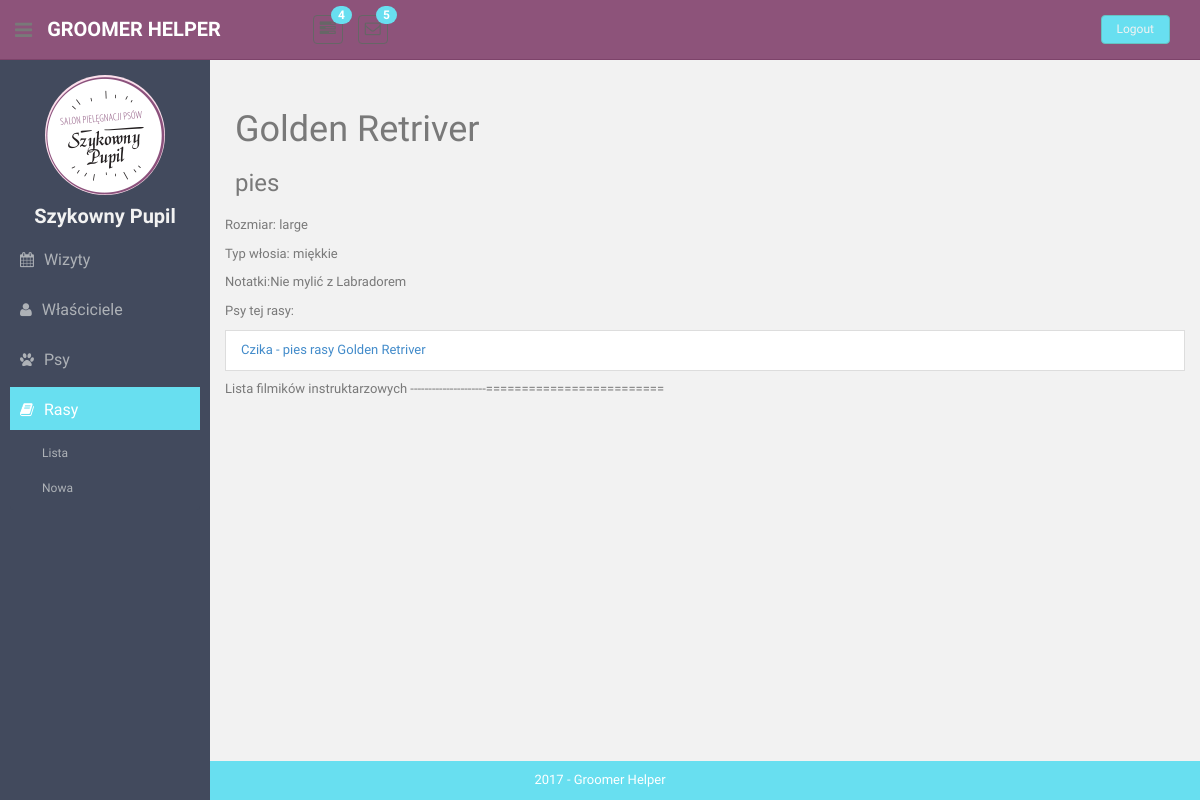
The page /breeds/2/ on the database as committed earlier.
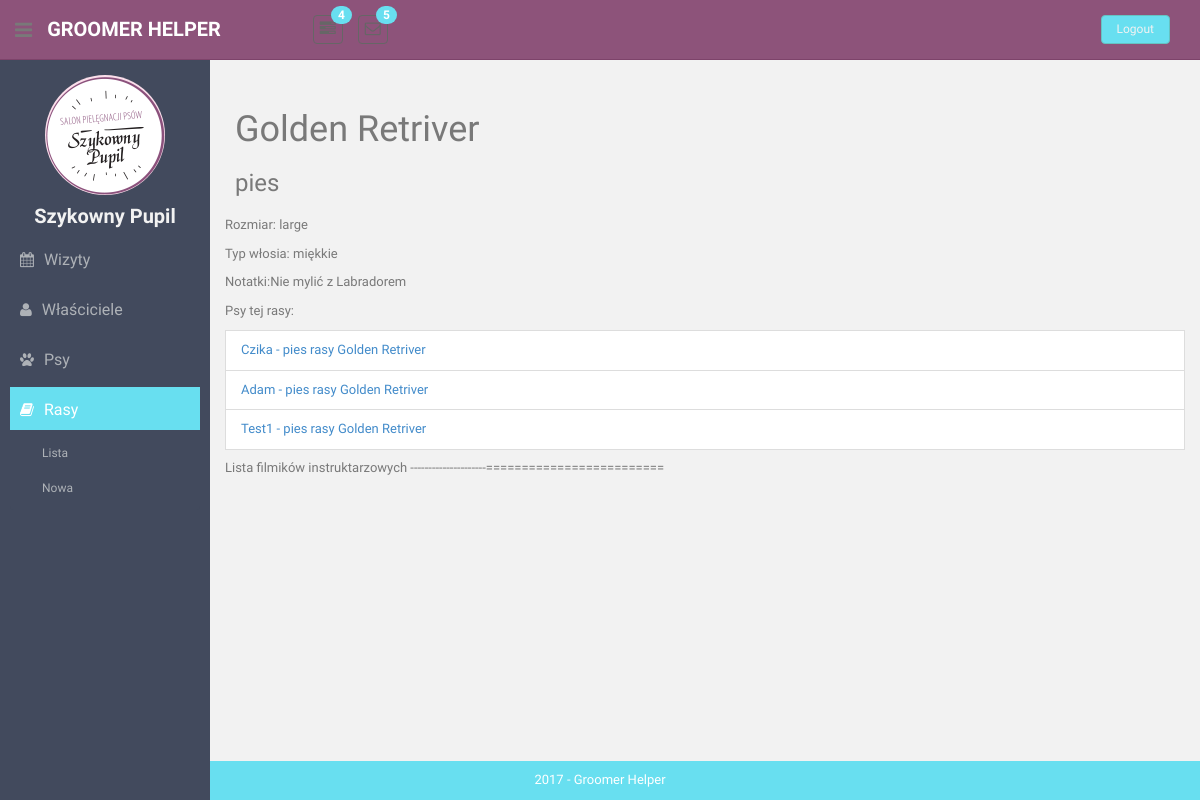
The same page on the database as committed later.
### animals/models.py (models this page shows, shortened)
class Animal(models.Model):
    GENDER_CHOICES = [
        (True, 'Male'),
        (False, 'Female'),
    ]
    name = models.TextField(max_length=100, blank=True, null=True)
    gender = models.BooleanField(choices=GENDER_CHOICES)
    breed = models.ForeignKey(Breed, on_delete=models.CASCADE)
    color = models.TextField(max_length=100, blank=True, null=True)
    photo = models.ImageField(upload_to='animal-avatars/', default='animal-avatars/None/no-img.png')
    notes = models.TextField(max_length=200, blank=True, null=True)
    owner = models.ForeignKey(
        Owner,
        on_delete=models.CASCADE,
    )
    def __str__(self):
        return "".join([self.name, " - ", self.breed.species, " rasy ", self.breed.name])

### breeds/models.py (models this page shows, shortened)
class Breed(models.Model):
    SIZE_CHOICES = [
        ('miniature', 'Miniature'),
        ('medium', 'Medium'),
        ('large', 'Large'),
        ('giant', 'Giant'),
    ]
    name = models.TextField(max_length=100, blank=False, null=False, unique=True)
    species = models.TextField(max_length=50, blank=False, default='dog')
    size = models.TextField(max_length=20, blank=True, choices=SIZE_CHOICES)
    grooming_notes = models.TextField(max_length=50, blank=True, null=False)
    hair_type = models.TextField(max_length=50, blank=True, null=False)
    weight = models.IntegerField(default=20, blank=False, null=False)
    photo = models.ImageField(null=True)

### breeds/views.py (the view)
# urls.py: path('<int:pk>/', views.BreedDetailsView.as_view(), name='breed-details'),
class BreedDetailsView(DetailView):
    template_name = "breeds/details.html"
    model = Breed
    def get_context_data(self, **kwargs):
        context = super().get_context_data(**kwargs)
        context['breeds'] = Breed.objects.all()
        return context

### templatetags/templatetags/my_templatetags.py (called while the page is built)
@register.simple_tag(takes_context=True)
def active(context, pattern_or_urlname):
    try:
        pattern = '^' + reverse(pattern_or_urlname)
    except NoReverseMatch:
        pattern = pattern_or_urlname
    path = context['request'].path
    if re.search(pattern, path):
        return 'active'
    return ''

### templates/breeds/details.html
{% extends 'details.html' %}
{% load static %}
{% block profile-header%}
    <h1>{{ breed.name }}</h1>
    <h3>{{ breed.species }}</h3>
{% endblock %}
{% block details %}
    <p><span>Rozmiar:</span> {{ breed.size}}</p>
    <p><span>Typ włosia:</span> {{ breed.hair_type}}</p>
    <p><span>Notatki:</span>{{ breed.grooming_notes }}</p>
    <p>Psy tej rasy:
        {% for animal in breed.animal_set.all %}
            <li class="list-group-item">
                <a href="{% url 'animal-details' animal.id %}">{{animal}}</a>
            </li>
        {% empty %}
             Brak
        {% endfor %}
    </p>
    <p>Lista filmików instruktarzowych ---------------------=========================</p>
{% endblock %}

Rows that differ between the two databases and show on the page:
added Animal: name+breed "Adam - pies rasy Golden Retriver"
added Animal: name+breed "Test1 - pies rasy Golden Retriver"
